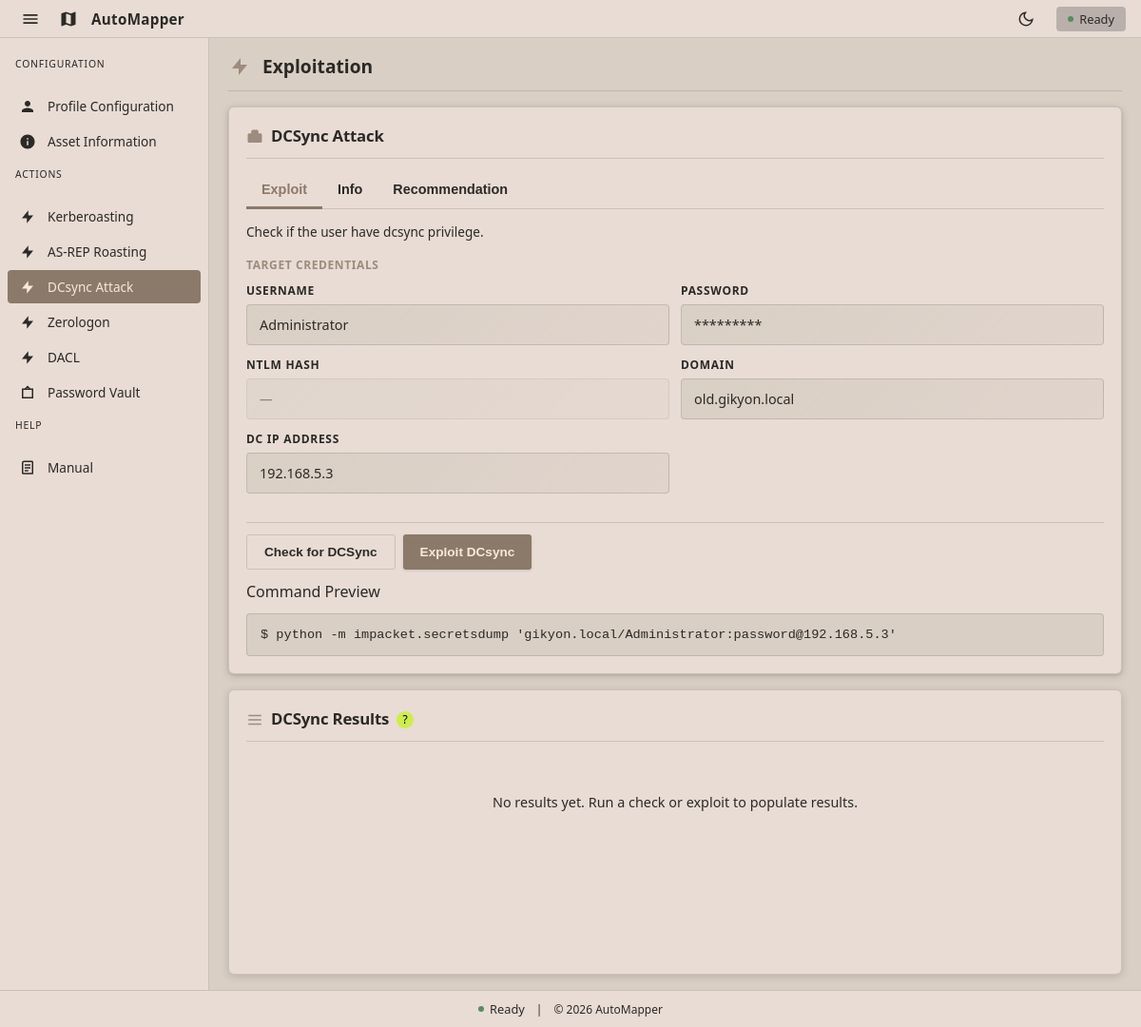
/dcsync, run on an earlier commit of the app's database.
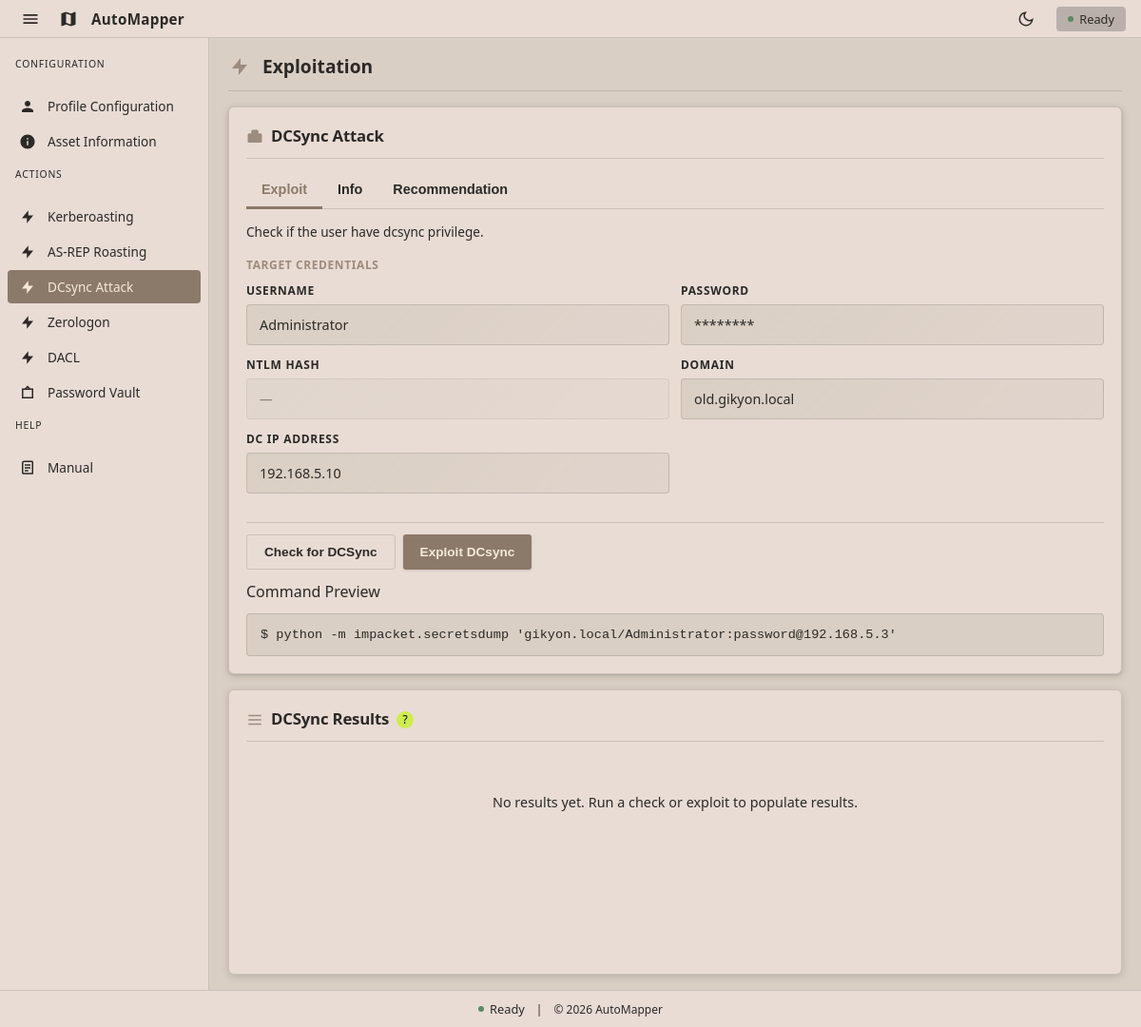
And on a later commit of the database.
### tables this page shows
CREATE TABLE profiles (
    description text,
    name text,
    password text,
    ntlmHash text,
    domain text,
    dc_ip text,
    fqdn text
, username text, dc_fqdn text, profile_description text, ntlm_hash text);

### app/routes/main.py (the view, shortened to what this page needs)
@main_bp.route("/dcsync", methods=["GET", "POST"])
def dcsync():
    creds = _get_creds()
    results = []
    error = None
    status_message = None
    action = None
    auth_method = _default_auth_method(creds)
    return _render_exploit(
        "dcsync.html",
        creds,
        results,
        error,
        status_message,
        action,
        auth_method=auth_method,
    )

### app/db/database.py (called while the page is built)
def get_db():
    conn = sqlite3.connect(DB_PATH)
    conn.row_factory = sqlite3.Row
    return conn

def get_profile(name):
    conn = get_db()
    try:
        row = conn.execute(
            """
            SELECT name, username, password, ntlm_hash, domain, dc_ip, dc_fqdn, profile_description
            FROM profiles
            WHERE name = ?
            """,
            (name,),
        ).fetchone()
    finally:
        conn.close()
    if not row:
        return None
    return {
        "username": row["username"],
        "password": row["password"],
        "ntlm_hash": row["ntlm_hash"],
        "domain": row["domain"],
        "dc_ip": row["dc_ip"],
        "dc_fqdn": row["dc_fqdn"],
        "profile_description": row["profile_description"],
    }

def get_active_profile():
    conn = get_db()
    try:
        row = conn.execute(
            "SELECT value FROM app_state WHERE key = ?",
            ("active_profile",),
        ).fetchone()
    finally:
        conn.close()
    return row["value"] if row else None

### app/routes/main.py (called while the page is built)
def _get_creds():
    active_profile = get_active_profile()
    if not active_profile:
        return {}
    return get_profile(active_profile) or {}

### app/templates/dcsync.html (shortened to what the changed rows need)
{% extends 'base.html' %}
{% block content %}
<div class="page-header">
  <h1 class="page-title">Exploitation</h1>
</div>
<div class="exploitation-container">
  <div class="exploitation-pane controls">
    <section class="card">
      <div class="card-header">
        <h1>DCSync Attack</h1>
      </div>
      <div id="exploit-tab" class="tab-content active">
        <div class="credentials-grid">
          <div class="field-card">
            <label class="field-label">Username</label>
            <div class="field-value {% if not creds.username %}empty{% endif %}">{{ creds.username or '—' }}</div>
          </div>
          <div class="field-card">
            <label class="field-label">Password</label>
            <div class="field-value {% if not creds.password %}empty{% endif %}">{{ '*' * (creds.password|length) if creds.password else '—' }}</div>
          </div>
          <div class="field-card">
            <label class="field-label">Domain</label>
            <div class="field-value {% if not creds.domain %}empty{% endif %}">{{ creds.domain or '—' }}</div>
          </div>
          <div class="field-card">
            <label class="field-label">DC IP Address</label>
            <div class="field-value {% if not creds.dc_ip %}empty{% endif %}">{{ creds.dc_ip or '—' }}</div>
          </div>
        </div>
      </div>
    </section>
  </div>
  <div class="exploitation-pane results">
    <section class="card result-card">
      <div class="card-header">
        <div class="header-with-tooltip">
          <h1>DCSync Results</h1>
        </div>
      </div>
    </section>
  </div>
</div>
{% endblock %}

What changed in the data, as far as the page shows it:
changed profiles "Administrator": dc_ip "192.168.5.3" → "192.168.5.10"
Also different on the page:
{{ '*' * (creds.password|length) if creds.password else '—' }}: "*********" → "********"
